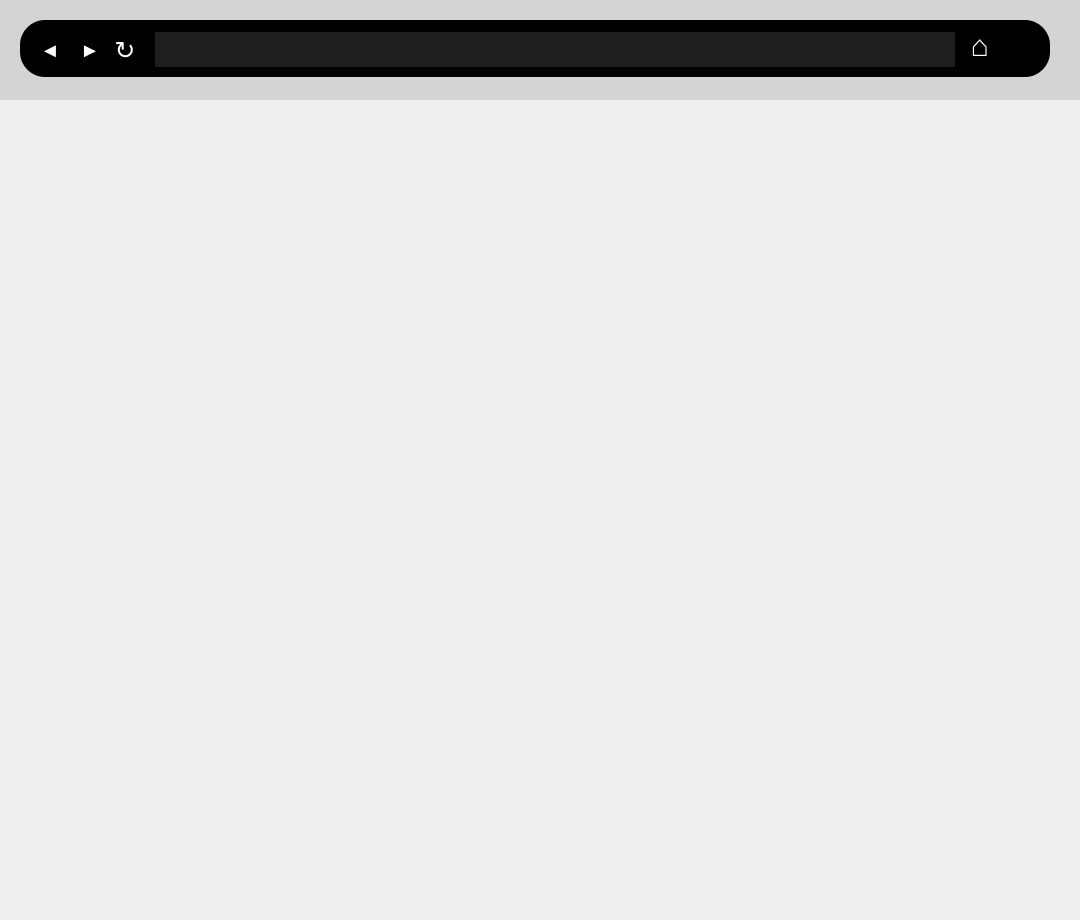
<?xml version="1.0" encoding="UTF-8"?>
<ui version="4.0">
 <class>Form</class>
 <widget class="QWidget" name="Form">
  <property name="geometry">
   <rect>
    <x>0</x>
    <y>0</y>
    <width>1080</width>
    <height>920</height>
   </rect>
  </property>
  <property name="minimumSize">
   <size>
    <width>0</width>
    <height>0</height>
   </size>
  </property>
  <property name="windowTitle">
   <string>Form</string>
  </property>
  <widget class="QWidget" name="background" native="true">
   <property name="geometry">
    <rect>
     <x>0</x>
     <y>0</y>
     <width>1080</width>
     <height>100</height>
    </rect>
   </property>
   <property name="styleSheet">
    <string notr="true">#background{
	background-color: rgb(212, 212, 212);
}</string>
   </property>
   <widget class="QWidget" name="TopBar" native="true">
    <property name="geometry">
     <rect>
      <x>20</x>
      <y>20</y>
      <width>1030</width>
      <height>57</height>
     </rect>
    </property>
    <property name="styleSheet">
     <string notr="true">#TopBar{
	background-color: rgb(0, 0, 0);
	border-radius: 25%;
}

QPushButton{
	color: rgb(255, 255, 255);
	background-color: rgb(0, 0, 0);
	border-radius: 50%;
	font-size: 20px;
}

QPushButton:hover{
font-size: 21px;
}

QPushButton:pressed{
font-size: 23px;
}

#refreshButton{
	font-size: 25px;
}
#refreshButton:hover{
	font-size: 26px;
}
#refreshButton:pressed{
	font-size: 28px;
}


#homeButton{
	font-size: 30px;
}
#homeButton:hover{
	font-size: 31px;
}
#homeButton:pressed{
	font-size: 35px;
}

#searchBar{
	border-radius: 25%;
	background-color: rgb(30, 30, 30);
	border-color: rgb(255, 255, 255);
	font-color: rgb(255, 255, 255);
}
#searchBar:focus{
	background-color: rgb(255, 255, 255);
}

#profileButton:hover{
	scale: 1.1;
}
#profileButton:pressed{
	scale: 1.2;
}

</string>
    </property>
    <widget class="QPushButton" name="backButton">
     <property name="geometry">
      <rect>
       <x>10</x>
       <y>10</y>
       <width>40</width>
       <height>40</height>
      </rect>
     </property>
     <property name="text">
      <string>◄</string>
     </property>
     <property name="iconSize">
      <size>
       <width>16</width>
       <height>16</height>
      </size>
     </property>
    </widget>
    <widget class="QPushButton" name="forwardButton">
     <property name="geometry">
      <rect>
       <x>50</x>
       <y>10</y>
       <width>40</width>
       <height>40</height>
      </rect>
     </property>
     <property name="text">
      <string>►</string>
     </property>
    </widget>
    <widget class="QLineEdit" name="searchBar">
     <property name="geometry">
      <rect>
       <x>135</x>
       <y>12</y>
       <width>800</width>
       <height>35</height>
      </rect>
     </property>
     <property name="text">
      <string/>
     </property>
    </widget>
    <widget class="QPushButton" name="refreshButton">
     <property name="geometry">
      <rect>
       <x>85</x>
       <y>10</y>
       <width>40</width>
       <height>40</height>
      </rect>
     </property>
     <property name="text">
      <string>↻</string>
     </property>
    </widget>
    <widget class="QPushButton" name="homeButton">
     <property name="geometry">
      <rect>
       <x>940</x>
       <y>5</y>
       <width>40</width>
       <height>40</height>
      </rect>
     </property>
     <property name="font">
      <font>
       <pointsize>-1</pointsize>
      </font>
     </property>
     <property name="text">
      <string>⌂</string>
     </property>
    </widget>
    <widget class="QPushButton" name="profileButton">
     <property name="geometry">
      <rect>
       <x>978</x>
       <y>10</y>
       <width>40</width>
       <height>40</height>
      </rect>
     </property>
     <property name="font">
      <font>
       <pointsize>-1</pointsize>
      </font>
     </property>
     <property name="text">
      <string/>
     </property>
     <property name="icon">
      <iconset>
       <normaloff>Assets/user1.png</normaloff>Assets/user1.png</iconset>
     </property>
     <property name="iconSize">
      <size>
       <width>43</width>
       <height>32</height>
      </size>
     </property>
    </widget>
   </widget>
  </widget>
 </widget>
 <resources/>
 <connections/>
</ui>
